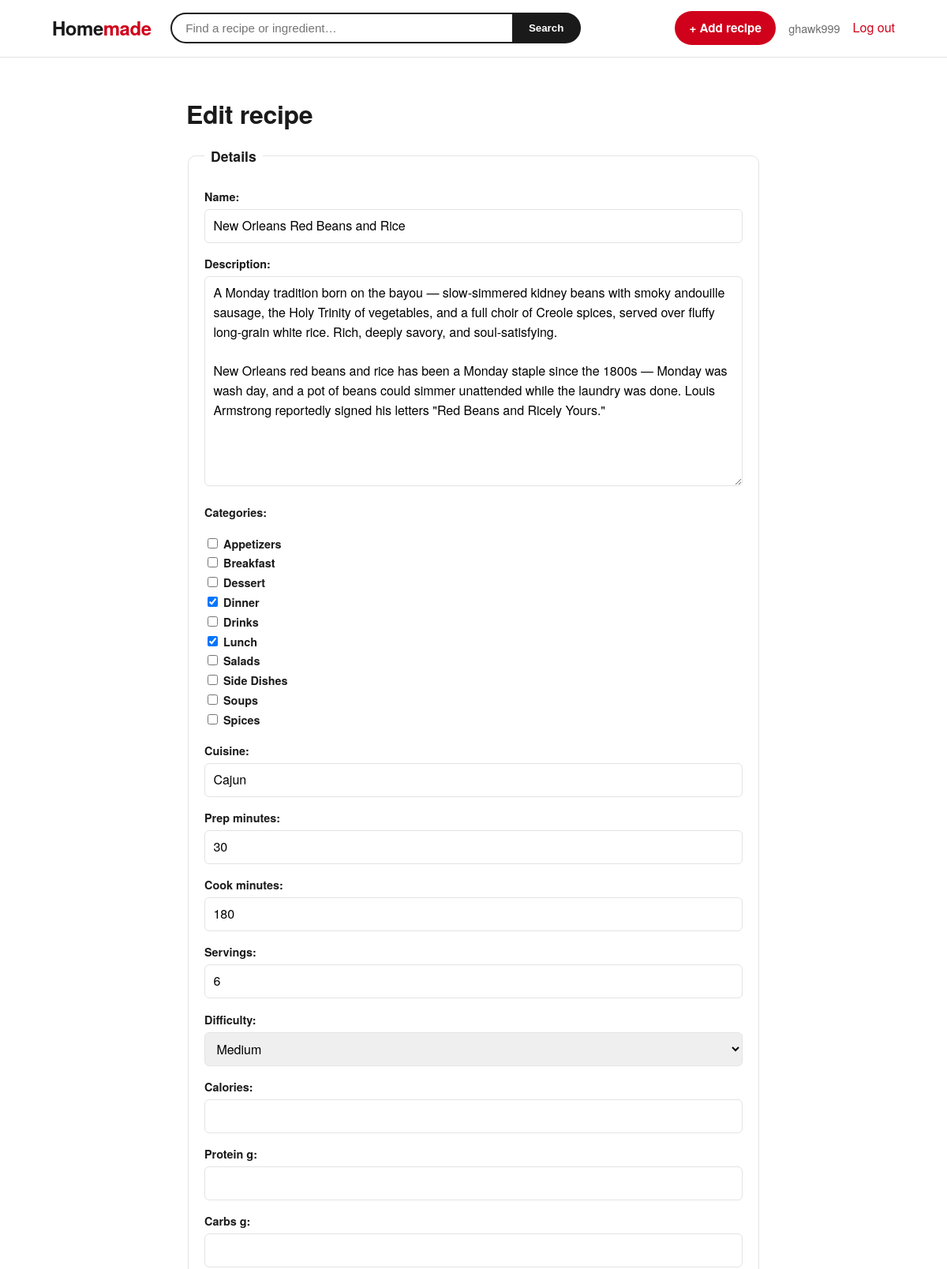
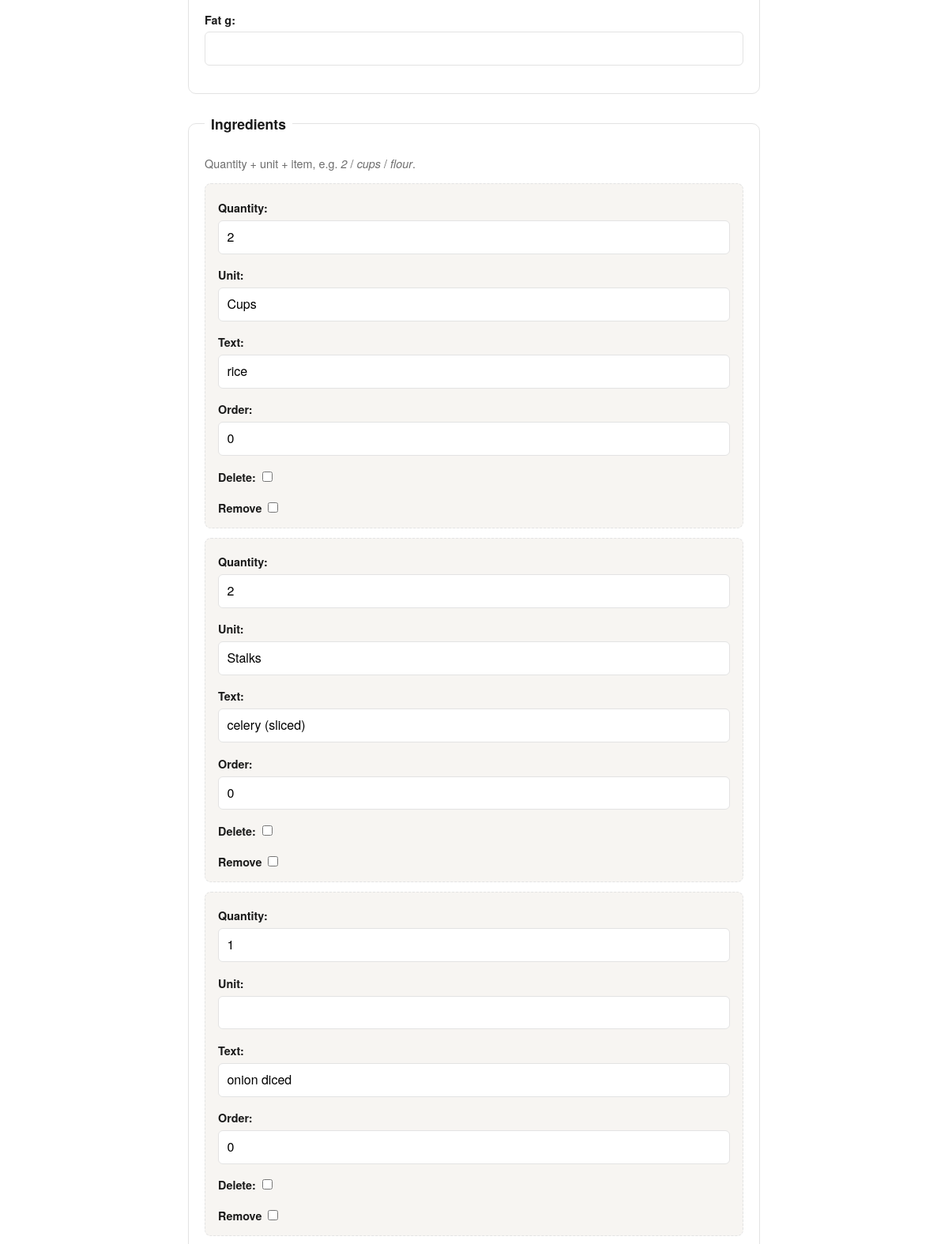
Screenshot of /recipes/6/edit/ (signed in, upper part) with the database file from the repository (2 pictures, top to bottom).
### accounts/models.py (models this page shows)
class User(AbstractUser):
    pass

### cookbook/models.py (models this page shows, shortened)
class Recipe(models.Model):
    class Difficulty(models.TextChoices):
        EASY = 'easy', 'Easy'
        MEDIUM = 'medium', 'Medium'
        HARD = 'hard', 'Hard'
    author = models.ForeignKey(
        settings.AUTH_USER_MODEL,
        on_delete=models.CASCADE,
        related_name='recipes',
    )
    name = models.CharField(max_length=200)
    description = models.TextField(blank=True)
    categories = models.ManyToManyField(
        Category, related_name='recipes', blank=True
    )
    cuisine = models.CharField(max_length=100, blank=True)
    prep_minutes = models.PositiveIntegerField(null=True, blank=True)
    cook_minutes = models.PositiveIntegerField(null=True, blank=True)
    servings = models.PositiveIntegerField(null=True, blank=True)
    difficulty = models.CharField(
        max_length=10, choices=Difficulty.choices, blank=True
    )
    calories = models.PositiveIntegerField(null=True, blank=True)
    protein_g = models.PositiveIntegerField(null=True, blank=True)
    carbs_g = models.PositiveIntegerField(null=True, blank=True)
    fat_g = models.PositiveIntegerField(null=True, blank=True)
    created_at = models.DateTimeField(auto_now_add=True)
    updated_at = models.DateTimeField(auto_now=True)
    class Meta:
        ordering = ['-created_at']

class Category(models.Model):
    name = models.CharField(max_length=100, unique=True)
    slug = models.SlugField(max_length=100, unique=True, blank=True)
    class Meta:
        ordering = ['name']
        verbose_name_plural = 'categories'
    def __str__(self):
        return self.name

### cookbook/views.py (the view)
# urls.py: path('recipes/<int:pk>/edit/', RecipeUpdateView.as_view(), name='recipe_update'),
class RecipeUpdateView(
    LoginRequiredMixin, UserPassesTestMixin, _RecipeFormsetMixin, UpdateView
):
    model = Recipe
    form_class = RecipeForm
    template_name = 'cookbook/recipe_form.html'
    def test_func(self):
        return self.get_object().author_id == self.request.user.id

### cookbook/forms.py
class RecipeForm(ModelForm):
    class Meta:
        model = Recipe
        fields = [
            'name',
            'description',
            'categories',
            'cuisine',
            'prep_minutes',
            'cook_minutes',
            'servings',
            'difficulty',
            'calories',
            'protein_g',
            'carbs_g',
            'fat_g',
        ]
        widgets = {
            'categories': CheckboxSelectMultiple,
        }

### cookbook/views.py (called while the page is built)
    def get_formsets(self, instance=None):
        post = self.request.POST or None
        files = self.request.FILES or None
        return {
            'ingredient_formset': IngredientFormSet(
                post, files, instance=instance, prefix='ingredients'
            ),
            'step_formset': StepFormSet(
                post, files, instance=instance, prefix='steps'
            ),
            'photo_formset': PhotoFormSet(
                post, files, instance=instance, prefix='photos'
            ),
        }

    def get_context_data(self, **kwargs):
        ctx = super().get_context_data(**kwargs)
        instance = getattr(self, 'object', None)
        if 'ingredient_formset' not in ctx:
            ctx.update(self.get_formsets(instance=instance))
        return ctx

### templates/cookbook/recipe_form.html (shortened to what this page needs)
{% extends 'base.html' %}
{% block main_class %}narrow{% endblock %}
{% block content %}
<h1>{% if object %}Edit recipe{% else %}Add a recipe{% endif %}</h1>
<form method="post" enctype="multipart/form-data" class="recipe-form">
    <fieldset>
        <legend>Details</legend>
        {{ form.as_p }}
    </fieldset>
    <fieldset class="formset" data-prefix="ingredients">
        <legend>Ingredients</legend>
        <p class="meta">Quantity + unit + item, e.g. <em>2</em> / <em>cups</em> / <em>flour</em>.</p>
        <div class="formset-forms">
            {% for fs_form in ingredient_formset %}
                <div class="formset-row">
                    {{ fs_form.as_p }}
                    {% if fs_form.instance.pk %}<label>Remove {{ fs_form.DELETE }}</label>{% endif %}
                </div>
            {% endfor %}
        </div>
    </fieldset>
</form>
{% endblock %}

### templates/base.html (shortened to what this page needs)
{% load static %}
<!doctype html>
<html lang="en">
<head>
</head>
<body>
<header class="site-header">
    <div class="site-header__bar">
        <a class="logo" href="{% url 'cookbook:recipe_list' %}">Home<span>made</span></a>
        <form class="search" method="get" action="{% url 'cookbook:recipe_list' %}" role="search">
            <input type="search" name="q" placeholder="Find a recipe or ingredient…"
                   value="{{ query|default:'' }}" aria-label="Search recipes">
            <button type="submit">Search</button>
        </form>
        <nav class="header-nav">
            {% if user.is_authenticated %}
                <a class="button" href="{% url 'cookbook:recipe_create' %}">+ Add recipe</a>
                <span class="who">{{ user.username }}</span>
                <form method="post" action="{% url 'logout' %}" style="margin:0">
                    <button type="submit" class="btn-link">Log out</button>
                </form>
            {% else %}
                <a href="{% url 'login' %}">Log in</a>
                <a class="button" href="{% url 'register' %}">Register</a>
            {% endif %}
        </nav>
    </div>
</header>
<main class="{% block main_class %}{% endblock %}">
    {% block content %}{% endblock %}
</main>
</body>
</html>

### templates/base.html (style rules this page uses)
:root { --accent: #d0021b; --accent-dark: #a80016; --ink: #1a1a1a; --muted: #6d6d6d; --line: #e3e3e3; --bg: #ffffff; --bg-soft: #f7f5f2; --radius: 10px; --shadow: 0 1px 3px rgba(0,0,0,.08), 0 6px 18px rgba(0,0,0,.05); }
* { box-sizing: border-box; }
body { font-family: "Helvetica Neue", Helvetica, Arial, sans-serif; margin: 0; color: var(--ink); background: var(--bg); line-height: 1.55; }
a { color: var(--accent); text-decoration: none; }
h1, h2, h3 { font-weight: 800; letter-spacing: -.01em; line-height: 1.15; }
.site-header { border-bottom: 1px solid var(--line); position: sticky; top: 0; background: var(--bg); z-index: 20; }
.site-header__bar { max-width: 1100px; margin: 0 auto; padding: .9rem 1rem; display: flex; align-items: center; gap: 1.5rem; }
.logo { font-size: 1.5rem; font-weight: 900; color: var(--ink); letter-spacing: -.02em; white-space: nowrap; }
.logo span { color: var(--accent); }
.search { flex: 1; display: flex; max-width: 520px; }
.search input { flex: 1; border: 2px solid var(--ink); border-right: 0; border-radius: 999px 0 0 999px; padding: .55rem 1.1rem; font-size: .95rem; outline: none; }
.search button { border: 2px solid var(--ink); background: var(--ink); color: #fff; border-radius: 0 999px 999px 0; padding: 0 1.2rem; font-weight: 700; cursor: pointer; }
.header-nav { display: flex; align-items: center; gap: 1rem; margin-left: auto; white-space: nowrap; }
.header-nav .who { color: var(--muted); font-size: .9rem; }
.btn-link { background: none; border: 0; color: var(--accent); padding: 0; cursor: pointer; font: inherit; }
main { max-width: 1100px; margin: 0 auto; padding: 2rem 1rem 4rem; }
.narrow { max-width: 760px; }
.button { display: inline-block; background: var(--accent); color: #fff; padding: .6rem 1.15rem; border: 0; border-radius: 999px; cursor: pointer; font-weight: 700; font-size: .95rem; }
.meta { color: var(--muted); font-size: .9rem; }

### templates/cookbook/recipe_form.html (style rules this page uses)
.recipe-form fieldset { border: 1px solid var(--line); border-radius: var(--radius); padding: 1.25rem; margin-bottom: 1.5rem; }
.recipe-form legend { font-weight: 800; padding: 0 .5rem; font-size: 1.1rem; }
.recipe-form label { font-weight: 600; font-size: .9rem; }
.recipe-form input[type=text], .recipe-form input[type=number], .recipe-form textarea, .recipe-form select, .recipe-form input[type=file] { width: 100%; padding: .5rem .65rem; border: 1px solid var(--line); border-radius: 6px; font: inherit; margin-top: .2rem; }
.recipe-form textarea { min-height: 90px; }
.recipe-form p { margin: .35rem 0 .9rem; }
.formset-row { border: 1px dashed var(--line); border-radius: 8px; padding: .75rem 1rem; margin-bottom: .75rem; background: var(--bg-soft); }

### rows the page displays
User: username "ghawk999"
Recipe: name "New Orleans Red Beans and Rice", description "A Monday tradition born on the bayou — slow-simmered kidney beans with smoky andouille sausage, the Holy Trinity of vegetables, and a full choir of Creole spices, served over fluffy long-grain white rice. Rich, deeply savory, and soul-satisfying. New Orleans red beans and rice has been a Monday staple since the 1800s — Monday was wash day, and a pot of beans could simmer unattended while the laundry was done. Louis Armstrong reportedly signed his letters \"Red Beans and Ricely Yours.\"", cuisine "Cajun", prep_minutes "30", cook_minutes "180", servings "6", difficulty "Medium"
